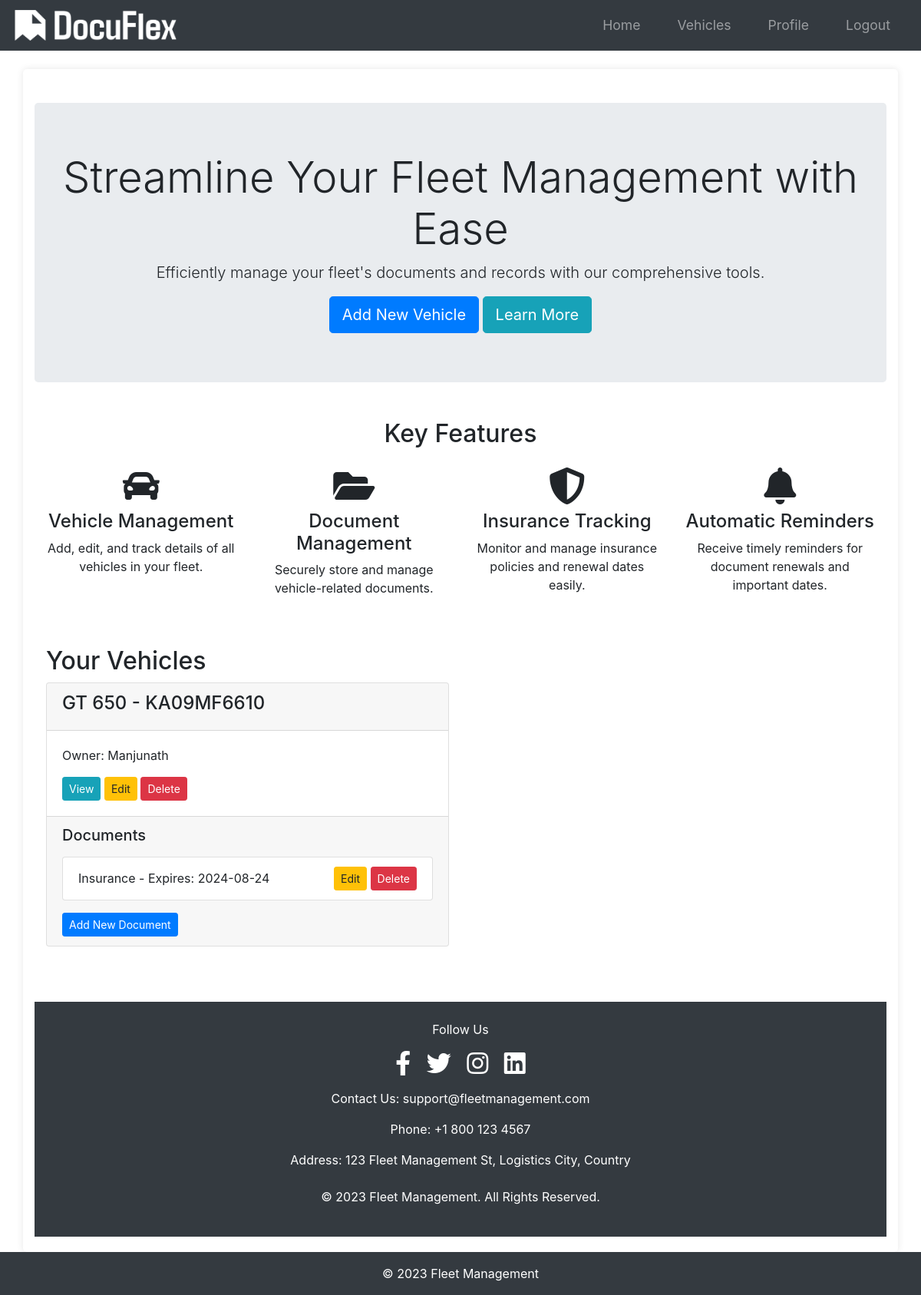
The page /home (signed in) on the database as committed earlier.
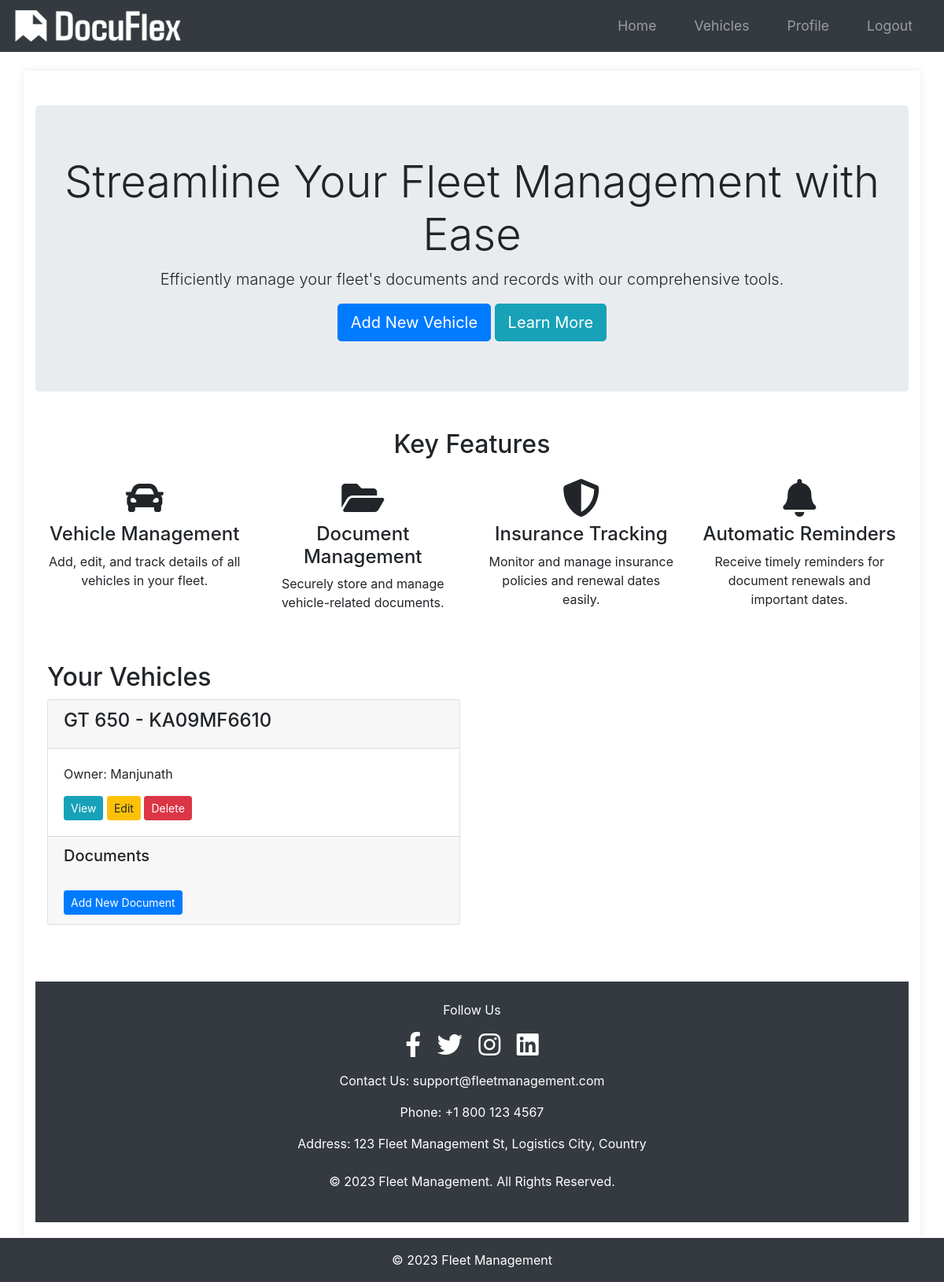
The same page on the database as committed later.
### app/models.py (models this page shows)
class Vehicle(db.Model):
    id = db.Column(db.Integer, primary_key=True)
    name = db.Column(db.String(100), nullable=False)
    vehicle_number = db.Column(db.String(100), unique=True, nullable=False)
    user_id = db.Column(db.Integer, db.ForeignKey("user.id"), nullable=False)
    documents = db.relationship(
        "Document", backref="vehicle", lazy=True, cascade="all, delete-orphan"
    )

class User(db.Model, UserMixin):
    id = db.Column(db.Integer, primary_key=True)
    username = db.Column(db.String(20), unique=True, nullable=False)
    email = db.Column(db.String(120), unique=True, nullable=False)
    phone = db.Column(db.String(20), nullable=True)  # Add phone field
    image_file = db.Column(db.String(20), nullable=False, default="default.jpg")
    password = db.Column(db.String(60), nullable=False)
    vehicles = db.relationship("Vehicle", backref="owner", lazy=True)

class Document(db.Model):
    id = db.Column(db.Integer, primary_key=True)
    document_type = db.Column(db.String(50), nullable=False)
    serial_number = db.Column(db.String(100), nullable=False)
    start_date = db.Column(db.DateTime, nullable=False)
    end_date = db.Column(db.DateTime, nullable=False)
    date_posted = db.Column(db.DateTime, nullable=False, default=datetime.utcnow)
    vehicle_id = db.Column(
        db.Integer,
        db.ForeignKey("vehicle.id", ondelete="CASCADE"),
        nullable=False,
        index=True,
    )
    additional_info = db.Column(db.Text, nullable=True)

### app/routes.py (the view)
@main.route("/home")
@login_required
def home():
    vehicles = Vehicle.query.filter_by(owner=current_user).all()
    return render_template("home.html", vehicles=vehicles)

### app/__init__.py (called while the page is built)
def create_app(config_class=Config):
    app = Flask(__name__)
    app.config.from_object(config_class)
    db.init_app(app)
    bcrypt.init_app(app)
    login_manager.init_app(app)
    mail.init_app(app)
    migrate.init_app(app, db)
    login_manager.login_view = "main.login"
    login_manager.login_message_category = "info"
    from app.models import User
    @login_manager.user_loader
    def load_user(user_id):
        return User.query.get(int(user_id))
    from app.routes import main as main_blueprint
    app.register_blueprint(main_blueprint)
    scheduler = BackgroundScheduler()
    scheduler.add_job(check_document_expirations, "interval", hours=24)
    scheduler.start()
    return app

### app/templates/home.html (shortened to what the changed rows need)
{% extends "base.html" %}
{% block content %}
<div class="jumbotron text-center mt-4">
    <h1 class="display-4">Streamline Your Fleet Management with Ease</h1>
</div>
<div class="container mt-5">
    <h2 class="text-center">Key Features</h2>
</div>
{% if current_user.is_authenticated %}
    <div class="container mt-5">
        <h2>Your Vehicles</h2>
        <div class="row">
            {% for vehicle in vehicles %}
            <div class="col-lg-6 mb-4">
                <div class="card">
                    <div class="card-header">
                        <h4>{{ vehicle.name }} - {{ vehicle.vehicle_number }}</h4>
                    </div>
                    <div class="card-body">
                        <p class="card-text">Owner: {{ vehicle.owner.username }}</p>
                        <a href="{{ url_for('main.view_vehicle', vehicle_id=vehicle.id) }}" class="btn btn-info btn-sm">View</a>
                        <a href="{{ url_for('main.edit_vehicle', vehicle_id=vehicle.id) }}" class="btn btn-warning btn-sm">Edit</a>
                        <form action="{{ url_for('main.send_delete_otp', vehicle_id=vehicle.id) }}" method="POST" class="d-inline">
                            <button type="submit" class="btn btn-danger btn-sm">Delete</button>
                        </form>
                    </div>
                    <div class="card-footer">
                        <h5 class="mb-3">Documents</h5>
                        <ul class="list-group">
                            {% for document in vehicle.documents %}
                            <li class="list-group-item d-flex justify-content-between align-items-center">
                                {{ document.document_type }} - Expires: {{ document.end_date.strftime('%Y-%m-%d') }}
                                <span>
                                    <a href="{{ url_for('main.edit_document', vehicle_id=vehicle.id, document_id=document.id) }}" class="btn btn-warning btn-sm">Edit</a>
                                    <form action="{{ url_for('main.send_delete_document_otp', vehicle_id=vehicle.id, document_id=document.id) }}" method="POST" class="d-inline">
                                        <button type="submit" class="btn btn-danger btn-sm">Delete</button>
                                    </form>
                                </span>
                            </li>
                            {% endfor %}
                        </ul>
                        <a href="{{ url_for('main.add_document', vehicle_id=vehicle.id) }}" class="btn btn-primary btn-sm mt-3">Add New Document</a>
                    </div>
                </div>
            </div>
            {% endfor %}
        </div>
    </div>
{% endif %}
{% endblock %}

Rows that differ between the two databases and show on the page:
removed Document: document_type "Insurance", end_date "2024-08-24"
